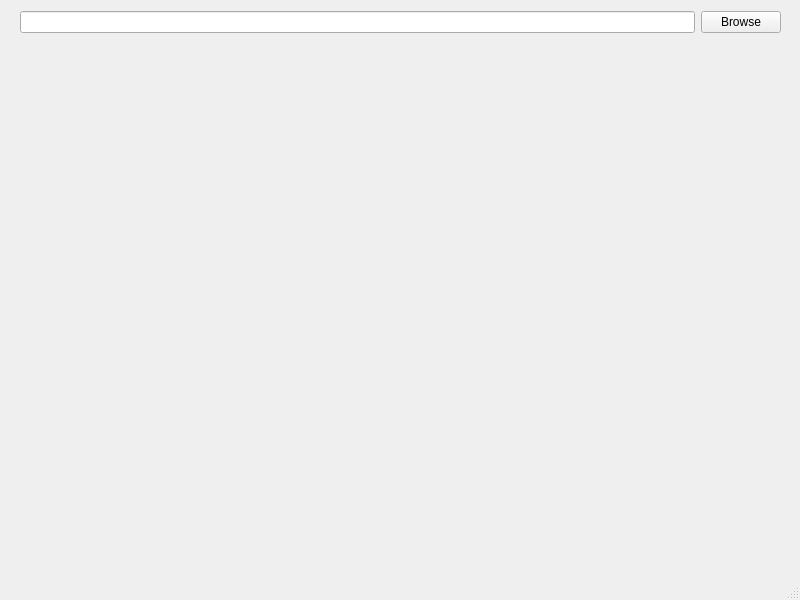
<?xml version="1.0" encoding="UTF-8"?>
<ui version="4.0">
 <class>MainWindow</class>
 <widget class="QMainWindow" name="MainWindow">
  <property name="geometry">
   <rect>
    <x>0</x>
    <y>0</y>
    <width>800</width>
    <height>600</height>
   </rect>
  </property>
  <property name="windowTitle">
   <string>MainWindow</string>
  </property>
  <widget class="QWidget" name="centralwidget">
   <widget class="QWidget" name="">
    <property name="geometry">
     <rect>
      <x>20</x>
      <y>10</y>
      <width>761</width>
      <height>25</height>
     </rect>
    </property>
    <layout class="QHBoxLayout" name="horizontalLayout">
     <item>
      <widget class="QLineEdit" name="lineEdit"/>
     </item>
     <item>
      <widget class="QPushButton" name="pushButton">
       <property name="text">
        <string>Browse</string>
       </property>
      </widget>
     </item>
    </layout>
   </widget>
  </widget>
  <widget class="QMenuBar" name="menubar">
   <property name="geometry">
    <rect>
     <x>0</x>
     <y>0</y>
     <width>800</width>
     <height>21</height>
    </rect>
   </property>
  </widget>
  <widget class="QStatusBar" name="statusbar"/>
 </widget>
 <resources/>
 <connections/>
</ui>
